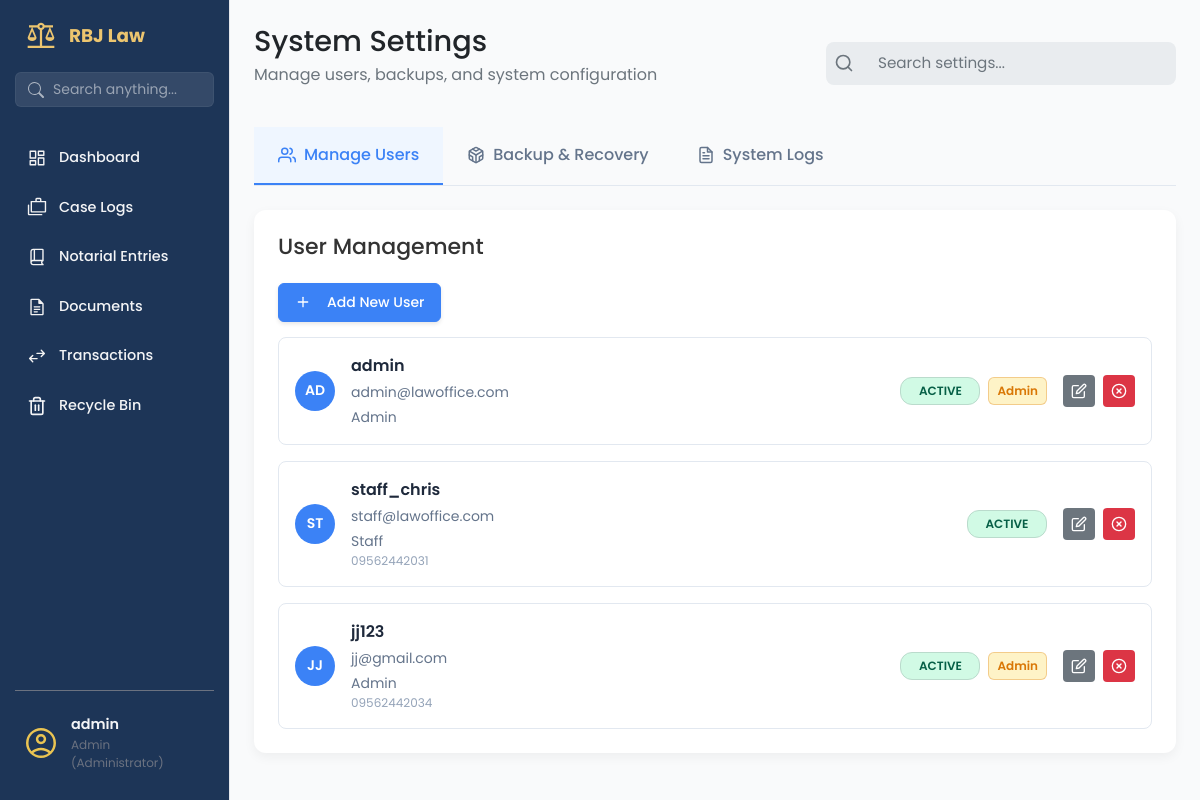
The app's page /settings (signed in) with its own data.
### app/models/user_model.py (models this page shows, shortened)
class User(UserMixin, db.Model):
    __tablename__ = 'users'
    id = db.Column(db.Integer, primary_key=True)
    username = db.Column(db.String(80), unique=True, nullable=False, index=True)
    email = db.Column(db.String(120), unique=True, nullable=False)
    password_hash = db.Column(db.String(128), nullable=False)
    contact_number = db.Column(db.String(20), nullable=True)
    first_name = db.Column(db.String(100), nullable=True)
    middle_name = db.Column(db.String(100), nullable=True)
    last_name = db.Column(db.String(100), nullable=True)
    birth_date = db.Column(db.Date, nullable=True)
    gender = db.Column(db.String(20), nullable=True)
    address = db.Column(db.String(255), nullable=True)
    role = db.Column(db.String(50), default='attorney', nullable=False)
    is_active = db.Column(db.Boolean, default=True, nullable=False)
    is_admin = db.Column(db.Boolean, default=False, nullable=False)
    created_at = db.Column(db.DateTime, default=datetime.utcnow)
    updated_at = db.Column(db.DateTime, default=datetime.utcnow, onupdate=datetime.utcnow)

### app/routes/settings_route.py (the view)
@settings_bp.route('')
@login_required
def settings_page():
    users = []
    if current_user.is_admin:
        users = get_all_users()
    system_logs = []
    if current_user.is_admin:
        system_logs = SystemLogService.get_recent_logs(limit=50)
    return render_template('settings_page.html',
                         users=users,
                         system_logs=system_logs)

### app/services/system_log_service.py (called while the page is built)
    @staticmethod
    def get_recent_logs(limit=50):
        return SystemLog.query.order_by(SystemLog.timestamp.desc()).limit(limit).all()

### app/services/user_service.py (called while the page is built)
def get_all_users():
    try:
        return User.query.all()
    except SQLAlchemyError as e:
        logging.error(f"Error fetching all users: {e}")
        return []

### app/templates/settings_page.html (shortened to what this page needs)
{% extends "base.html" %}
{% block content %}
<main class="dashboard-content">
    <header class="dashboard-header">
        <div>
            <h1>System Settings</h1>
            <p>Manage users, backups, and system configuration</p>
        </div>
        <div class="search-bar">
            <svg class="search-bar__icon" xmlns="http://www.w3.org/2000/svg" width="20" height="20"
                viewBox="0 0 24 24" fill="none" stroke="currentColor" stroke-width="2" stroke-linecap="round"
                stroke-linejoin="round">
                <circle cx="11" cy="11" r="8"></circle>
                <line x1="21" y1="21" x2="16.65" y2="16.65"></line>
            </svg>
            <input class="search-bar__input" type="text" placeholder="Search settings...">
        </div>
    </header>
    <nav class="settings-tabs">
        <div class="settings-tabs__container">
            <button class="settings-tab active" data-tab="users">
                Manage Users
            </button>
            <button class="settings-tab" data-tab="backup">
                Backup & Recovery
            </button>
            {% if current_user.is_admin %}
            <button class="settings-tab" data-tab="logs">
                System Logs
            </button>
            {% endif %}
        </div>
    </nav>
    <section class="settings-content">
        <div id="users-tab" class="settings-tab-content active">
            {% include "settings/users_tab.html" %}
        </div>
    </section>
</main>
{% endblock %}

### app/templates/base.html (shortened to what this page needs)
<!DOCTYPE html>
<html lang="en">
<head>
    <link rel="stylesheet" href="{{ url_for('static', filename='vendor/bootstrap/css/bootstrap.min.css') }}">
    <link rel="stylesheet" href="{{ url_for('static', filename='css/main.css') }}">
    <link rel="stylesheet" href="{{ url_for('static', filename='css/sidebar.css') }}">
</head>
<body>
    <aside class="sidebar">
        <div class="sidebar-header">
            <img src="{{ url_for('static', filename='img/scales-of-justice.svg') }}" alt="logo" class="logo-img">
            <h2>RBJ Law</h2>
        </div>
        <div class="sidebar-search">
            <form action="{{ url_for('search.search_page') }}" method="GET">
                <div class="input-group">
                    <span class="input-group-text bg-transparent border-0 pe-0">
                    </span>
                    <input type="text" name="q" class="form-control" placeholder="Search anything..."
                        aria-label="Search" value="{{ request.args.get('q', '') }}">
                </div>
            </form>
        </div>
        <ul class="sidebar-links">
            <li>
                <a href="{{ url_for('dashboard.dashboard_page') }}"
                    class="{{ 'active' if 'dashboard' in request.endpoint else '' }}">
                    <span class="icon-wrapper"><img src="{{ url_for('static', filename='img/dashboard.svg') }}"
                            alt=""></span>
                    Dashboard
                </a>
            </li>
            {% if current_user.is_authenticated and (current_user.is_admin or current_user.role == 'admin') %}
            <li>
                <a href="{{ url_for('case.list_cases') }}" class="{{ 'active' if 'case' in request.endpoint else '' }}">
                    <span class="icon-wrapper"><img src="{{ url_for('static', filename='img/cases.svg') }}"
                            alt=""></span>
                    Case Logs
                </a>
            </li>
            {% endif %}
            {% if current_user.is_authenticated and current_user.role in ['admin', 'staff'] %}
            <li>
                <a href="{{ url_for('notarial_entries.notarial_entries_page') }}"
                    class="{{ 'active' if 'notarial' in request.endpoint else '' }}">
                    <span class="icon-wrapper"><img src="{{ url_for('static', filename='img/book.svg') }}"
                            alt=""></span>
                    Notarial Entries
                </a>
            </li>
            {% endif %}
            {% if current_user.is_authenticated and current_user.role in ['admin', 'staff'] %}
            <li>
                <a href="{{ url_for('documents.documents_page') }}"
                    class="{{ 'active' if 'documents' in request.endpoint else '' }}">
                    <span class="icon-wrapper"><img src="{{ url_for('static', filename='img/documents.svg') }}"
                            alt=""></span>
                    Documents
                </a>
            </li>
            {% endif %}
            {% if current_user.is_authenticated and current_user.role in ['admin', 'staff'] %}
            <li>
                <a href="{{ url_for('transaction.transactions_page') }}"
                    class="{{ 'active' if 'transaction' in request.endpoint else '' }}">
                    <span class="icon-wrapper"><img src="{{ url_for('static', filename='img/transaction.svg') }}"
                            alt=""></span>
                    Transactions
                </a>
            </li>
            {% endif %}
            <li>
                <a href="{{ url_for('recycle.recycle_bin_page') }}"
                    class="{{ 'active' if 'recycle' in request.endpoint else '' }}">
                    <span class="icon-wrapper">
                    </span>
                    Recycle Bin
                </a>
            </li>
        </ul>
        <div class="sidebar-footer">
            <button class="avatar-btn" id="avatarBtn">
                <img src="{{ url_for('static', filename='img/avatar.svg') }}" alt="User Avatar">
                <div class="user-info">
                    <span class="user-name">
                        {{ current_user.username }}
                    </span>
                    <span class="user-role">
                        {{ current_user.role|title }}
                        {% if current_user.is_admin %} (Administrator){% endif %}
                    </span>
                </div>
            </button>
        </div>
    </aside>
    <div class="page-container">
        {% block content %}
        {% endblock %}
    </div>
</body>
</html>

### app/templates/settings/users_tab.html (shortened to what this page needs)
<div class="panel-card">
    <header class="panel-card__header">
        <h3 class="panel-card__title">User Management</h3>
        <button class="btn btn-primary" onclick="openCreateUserModal()">
            <svg class="btn-icon-left" xmlns="http://www.w3.org/2000/svg" width="16" height="16" viewBox="0 0 24 24"
                fill="none" stroke="currentColor" stroke-width="2" stroke-linecap="round" stroke-linejoin="round">
                <line x1="12" y1="5" x2="12" y2="19"></line>
                <line x1="5" y1="12" x2="19" y2="12"></line>
            </svg>
            Add New User
        </button>
    </header>
    <div class="panel-card__body">
        <div class="user-list">
            {% for user in users %}
            <div class="user-item" data-user-id="{{ user.id }}">
                <div class="user-item__info">
                    <div class="user-item__avatar">{{ user.username[:2].upper() }}</div>
                    <div>
                        <p class="user-item__name">{{ user.username }}</p>
                        <p class="user-item__email">{{ user.email }}</p>
                        <span class="user-item__role">{{ user.role|title }}</span>
                        {% if user.contact_number %}
                        <span class="user-item__contact">{{ user.contact_number }}</span>
                        {% endif %}
                    </div>
                </div>
                <div class="user-item__status">
                    <span class="status-tag status-tag--{% if user.is_active %}active{% else %}inactive{% endif %}">
                        {% if user.is_active %}Active{% else %}Inactive{% endif %}
                    </span>
                    {% if user.is_admin %}
                    <span class="badge badge--admin">Admin</span>
                    {% endif %}
                </div>
                <div class="user-item__actions">
                    <a href="{{ url_for('admin.edit_user', user_id=user.id) }}" class="btn-action btn-action--secondary"
                        title="Edit">
                    </a>
                    {% if user.is_active %}
                    <button class="btn-action btn-action--danger" title="Deactivate"
                        onclick="deactivateUser('{{ user.id }}', '{{ user.username }}')">
                        <svg xmlns="http://www.w3.org/2000/svg" width="16" height="16" viewBox="0 0 24 24" fill="none"
                            stroke="currentColor" stroke-width="2" stroke-linecap="round" stroke-linejoin="round">
                            <circle cx="12" cy="12" r="10"></circle>
                            <line x1="15" y1="9" x2="9" y2="15"></line>
                            <line x1="9" y1="9" x2="15" y2="15"></line>
                        </svg>
                    </button>
                    {% endif %}
                </div>
            </div>
            {% endfor %}
        </div>
    </div>
</div>

### app/static/css/main.css (style rules this page uses)
.status-tag { display: inline-block; padding: 4px 10px; border-radius: 20px; font-size: 0.75rem; font-weight: 600; text-transform: uppercase; }
.status-tag--active { background-color: #d1e7dd; color: #0f5132; border: 1px solid #badbcc; }

### app/static/css/components/sidebar.css (style rules this page uses)
:root { --sidebar-width: 230px; --color-royal-blue: #1D3557; --color-gold: #ecc56f; --color-text-dark: #374151; --color-text-gray: #6b7280; --color-bg-white: #ffffff; --color-hover-gray: #f3f4f6; }
body { min-height: 100vh; background-color: #f9fafb; margin: 0; }
.sidebar { display: flex; position: fixed; flex-direction: column; top: 0; left: 0; height: 100%; width: var(--sidebar-width); background-color: var(--color-royal-blue); padding: 20px 15px; border-right: 1px solid #e5e7eb; z-index: 1000; }
.sidebar-header { display: flex; align-items: center; margin-bottom: 20px; padding: 0 10px; }
.sidebar-header img { width: 32px; height: auto; }
.sidebar-header h2 { font-size: 1.15rem; font-weight: 700; color: var(--color-gold); margin: 0 0 0 12px; }
.sidebar-links { list-style: none; padding: 0; margin: 0; display: flex; flex-direction: column; gap: 8px; }
.sidebar-links li { position: relative; }
.sidebar-links li a, .submenu-toggle { display: flex; align-items: center; gap: 12px; color: var(--color-hover-gray); font-weight: 500; padding: 10px 12px; border-radius: 8px; text-decoration: none; transition: all 0.2s ease; width: 100%; background: none; border: none; font-size: 0.9rem; }
.icon-wrapper { display: flex; align-items: center; justify-content: center; width: 20px; height: 20px; }
.sidebar-links li a img, .submenu-toggle img { width: 20px; height: 20px; transition: filter 0.2s; }
.sidebar-footer { margin-top: auto; position: relative; padding-top: 15px; border-top: 1px solid var(--color-text-gray) }
.avatar-btn { display: flex; align-items: center; gap: 12px; background: none; border: none; cursor: pointer; width: 100%; padding: 8px; border-radius: 8px; text-align: left; transition: all 0.2s ease; }
.avatar-btn img { width: 36px; height: 36px; border-radius: 50%; object-fit: cover; }
.user-info { display: flex; flex-direction: column; }
.user-name { font-size: 0.9rem; font-weight: 600; color: var(--color-hover-gray); transition: color 0.2s ease; }
.user-role { font-size: 0.75rem; color: var(--color-text-gray); transition: color 0.2s ease; }
.sidebar-search { margin-bottom: 30px; }
.sidebar-search input { background: transparent !important; border: none !important; color: #fff !important; font-size: 0.9rem; box-shadow: none !important; padding-left: 10px; width: 100%; }
.sidebar-search input::placeholder { color: rgba(255, 255, 255, 0.6); }
.page-container { margin-left: var(--sidebar-width); transition: margin-left 0.3s ease; }

### app/static/css/base/_variable.css (style rules this page uses)
:root { --color-bg-primary: #F4F4F4; --color-bg-secondary: #FFFFFF; --color-bg-search: #E9ECEF; --color-text-primary: #212529; --color-text-secondary: #6C757D; --color-text-white: #FFFFFF; --color-card-blue: #1D3557; --color-card-gold: #ecc56f; --color-card-green: #2A9D49; --shadow-light: 0 4px 12px rgba(0, 0, 0, 0.05); --border-radius-m: 12px; --border-radius-s: 8px; }

### app/static/css/components/_dashboard.css (style rules this page uses)
.page-container { min-height: 100vh; }
.dashboard-content { padding: 24px; }
.dashboard-header { display: flex; justify-content: space-between; align-items: center; margin-bottom: 24px; border-bottom: 1px solid var(--color-border-light); }
.dashboard-header h1 { margin: 0; font-size: 1.8rem; color: var(--color-text-primary); }
.dashboard-header p { margin-top: 4px; color: var(--color-text-secondary); }
.panel-card { background-color: var(--color-bg-secondary); padding: 24px; border-radius: var(--border-radius-m); box-shadow: var(--shadow-light); }
.panel-card__title { font-size: 22px; }
body { background-color: var(--color-bg-primary); font-family: -apple-system, BlinkMacSystemFont, "Segoe UI", Roboto, Helvetica, Arial, sans-serif; }

### app/static/css/components/_search-bar.css (style rules this page uses)
.search-bar { display: flex; align-items: center; background-color: var(--color-bg-search); border-radius: var(--border-radius-s); padding-inline: 8px; max-width: 500px; }
.search-bar__icon { color: var(--color-text-secondary); margin-right: 8px; flex-shrink: 0; }
.search-bar__input { width: 100%; border: none; outline: none; background-color: transparent; font-size: 1rem; color: var(--color-text-primary); }
.search-bar__input::placeholder { color: var(--color-text-secondary); }

### app/static/css/components/_status-tag.css (style rules this page uses)
.status-tag { font-size: 0.8rem; font-weight: 600; padding: 4px 10px; border-radius: 20px; text-align: center; flex-shrink: 0; min-width: 80px; }

### records on screen
User: username "admin", role "Admin", username "AD", email "admin@lawoffice.com", is_active "ACTIVE", is_admin "Admin"
User: username "ST", username "staff_chris", email "staff@lawoffice.com", role "Staff", contact_number "09562442031", is_active "ACTIVE"
User: username "JJ", username "jj123", email "jj@gmail.com", role "Admin", contact_number "09562442034", is_active "ACTIVE", is_admin "Admin"
